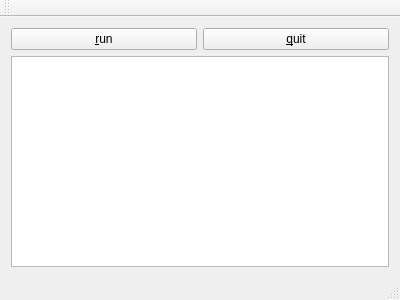
<?xml version="1.0" encoding="UTF-8"?>
<ui version="4.0">
 <class>MainWindow</class>
 <widget class="QMainWindow" name="MainWindow">
  <property name="geometry">
   <rect>
    <x>0</x>
    <y>0</y>
    <width>400</width>
    <height>300</height>
   </rect>
  </property>
  <property name="windowTitle">
   <string>MainWindow</string>
  </property>
  <widget class="QWidget" name="centralWidget">
   <layout class="QVBoxLayout" name="verticalLayout">
    <item>
     <layout class="QHBoxLayout" name="horizontalLayout">
      <item>
       <widget class="QPushButton" name="m_runW">
        <property name="text">
         <string>&amp;run</string>
        </property>
       </widget>
      </item>
      <item>
       <widget class="QPushButton" name="m_quitW">
        <property name="text">
         <string>&amp;quit</string>
        </property>
       </widget>
      </item>
     </layout>
    </item>
    <item>
     <widget class="QTextBrowser" name="m_logW"/>
    </item>
   </layout>
  </widget>
  <widget class="QMenuBar" name="menuBar">
   <property name="geometry">
    <rect>
     <x>0</x>
     <y>0</y>
     <width>400</width>
     <height>25</height>
    </rect>
   </property>
  </widget>
  <widget class="QToolBar" name="mainToolBar">
   <attribute name="toolBarArea">
    <enum>TopToolBarArea</enum>
   </attribute>
   <attribute name="toolBarBreak">
    <bool>false</bool>
   </attribute>
  </widget>
  <widget class="QStatusBar" name="statusBar"/>
 </widget>
 <layoutdefault spacing="6" margin="11"/>
 <resources/>
 <connections/>
 <slots>
  <slot>onRun()</slot>
  <slot>onQuit()</slot>
 </slots>
</ui>
